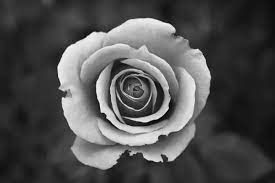
#> input picture OpenCV/Histogram_opencv/image1.jpeg, 275 x 183 px
$ python adaptive_equalization.py --input image1.jpeg
#> lines starting #> are read from the running program, lines starting #| are printed output that depends on the picture
import argparse
from ast import arg
import cv2
import matplotlib.pyplot as plt


ap = argparse.ArgumentParser()
ap.add_argument("-i" , "--input" , type= str ,required=True , help="Image path")
"""
    You’ll typically want to leave this value in the range of 2-5.
    If you set the value too large, then effectively, what you’re
    doing is maximizing local contrast, which will, in turn, maximize
    noise (which is the opposite of what you want).
    Instead, try to keep this value as low as possible.
"""
ap.add_argument("-c" , "--clip" , type=float , default=2.0 , help= "Theashold for contrast limiting")
"""
    The tile grid size for CLAHE. Conceptually, what we are doing
    here is dividing our input image into tile x tile cells and
    then applying histogram equalization to each cell (with the
    additional bells and whistles that CLAHE provides).
"""
ap.add_argument("-t" , "--tile" , type= int  , default= 8 , help="Tile grid size -- divides image into tile x times cells ")
args = vars(ap.parse_args())

# Load image
image = cv2.imread(args["input"])
#> image is the input picture: shape (183, 275, 3); min 0, max 255, mean 79.5
# turn image to grya scale
gray = cv2.cvtColor(image , cv2.COLOR_BGR2GRAY)
cv2.imshow(" Gray Scale " , gray)
cv2.waitKey(0)


# apply CLAHE (Contrast Limited Adaptive Histogram Equalization)
print("[INFO] applying CLAHE ...")
clahe = cv2.createCLAHE(clipLimit=args["clip"] , tileGridSize=(args["tile"] , args["tile"]))
equalized = clahe.apply(gray)
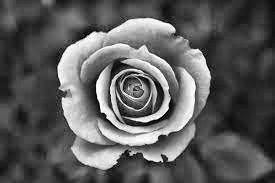
#> equalized: shape (183, 275); min 0, max 255, mean 92.1
cv2.imshow(" Equalized " , equalized)
cv2.waitKey(0)

# Histogram plot of grayscale image
histogram_original = cv2.calcHist([gray] , [0] , None , [256], [0 , 255])
#> histogram_original = 256 values, max 995 at index 38, min 0 at index 250, mean 196.6
histogram_equalized = cv2.calcHist([equalized]  ,[0] , None , [256] ,[0,255])
#> histogram_equalized = 256 values, max 688 at index 54, min 0 at index 255, mean 196.5
plt.plot(histogram_original)
plt.plot(histogram_equalized)
plt.show()
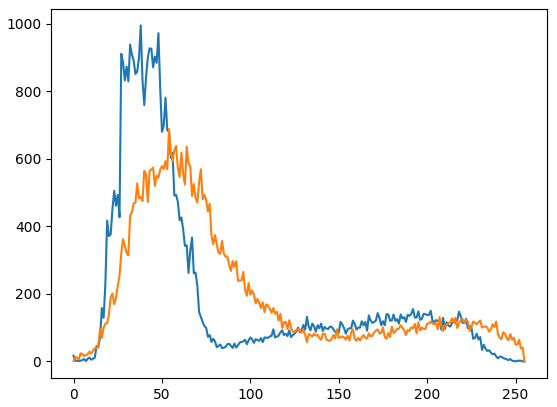
#> figure drawn by matplotlib, 1 panel; curve peaks at x = 38, y = 995; curve peaks at x = 54, y = 688

$ run again, on OpenCV/Histogram_opencv/image5.jpeg
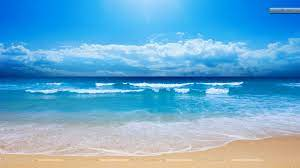
#> input picture OpenCV/Histogram_opencv/image5.jpeg, 300 x 168 px
#> image is the input picture: shape (168, 300, 3); mean B, G, R 207.3, 169.9, 104.5
#> `equalized = clahe.apply(gray)`:
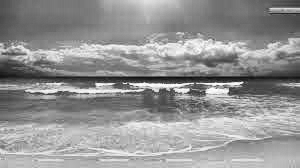
#> equalized: shape (168, 300); min 10, max 255, mean 147.5
#> histogram_original = 256 values, max 728 at index 198, min 0 at index 0, mean 196.9
#> histogram_equalized = 256 values, max 526 at index 120, min 0 at index 0, mean 196.9
#> `plt.show()`:
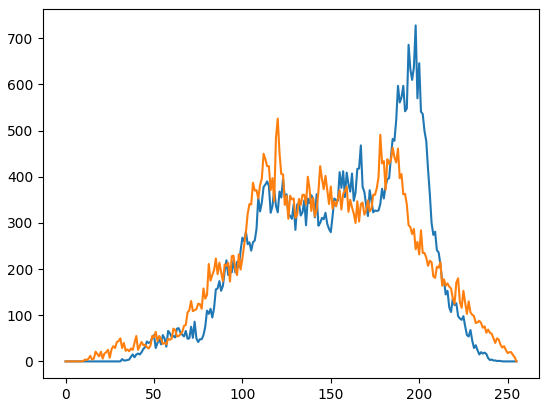
#> figure drawn by matplotlib, 1 panel; curve peaks at x = 198, y = 728; curve peaks at x = 120, y = 526

$ run again, on OpenCV/Histogram_opencv/image6.jpeg
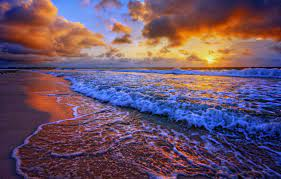
#> input picture OpenCV/Histogram_opencv/image6.jpeg, 281 x 179 px
#> image is the input picture: shape (179, 281, 3); mean B, G, R 103, 82, 107.1
#> `equalized = clahe.apply(gray)`:
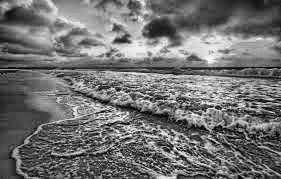
#> equalized: shape (179, 281); min 1, max 253, mean 113.4
#> histogram_original = 256 values, max 585 at index 49, min 0 at index 0, mean 196.5
#> histogram_equalized = 256 values, max 434 at index 74, min 0 at index 0, mean 196.5
#> `plt.show()`:
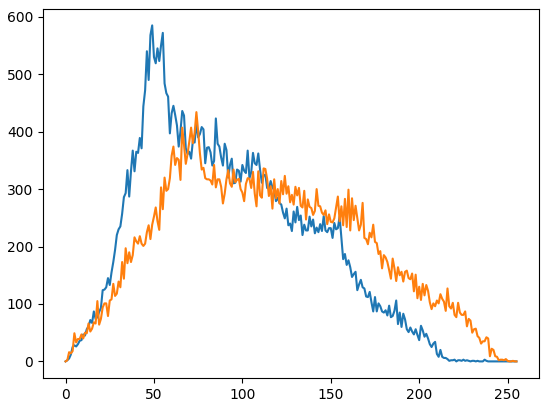
#> figure drawn by matplotlib, 1 panel; curve peaks at x = 49, y = 585; curve peaks at x = 74, y = 434

$ run again, on OpenCV/Histogram_opencv/imag2.jpeg
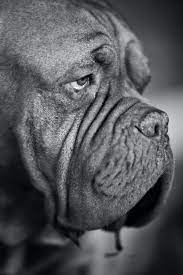
#> input picture OpenCV/Histogram_opencv/imag2.jpeg, 183 x 275 px
#> image is the input picture: shape (275, 183, 3); mean B, G, R 90.2, 86.2, 85.2
#> `equalized = clahe.apply(gray)`:
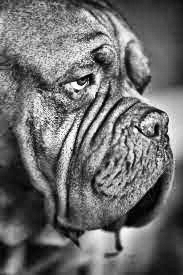
#> equalized: shape (275, 183); min 1, max 255, mean 109.2
#> histogram_original = 256 values, max 461 at index 17, min 0 at index 221, mean 196.6
#> histogram_equalized = 256 values, max 351 at index 104, min 0 at index 0, mean 196.6
#> `plt.show()`:
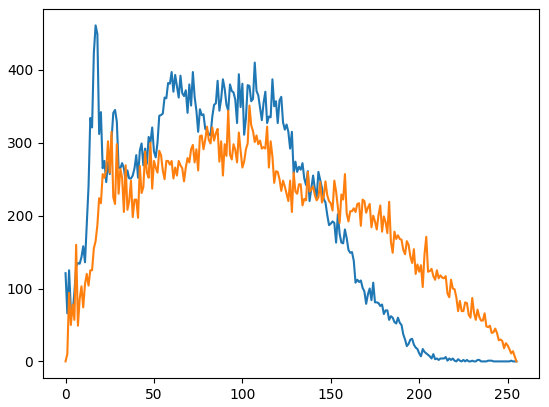
#> figure drawn by matplotlib, 1 panel; curve peaks at x = 17, y = 461; curve peaks at x = 104, y = 351
